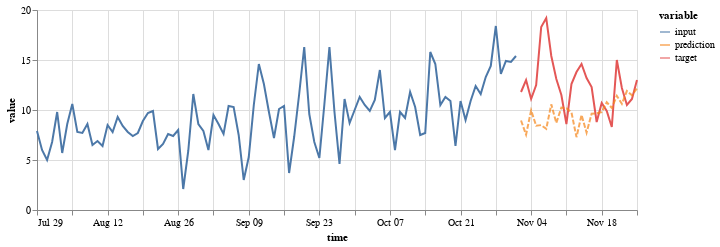

Here is the notebook cell this chart was saved with:
### Code cell
(on.Plot()
    .add(on.marks.line, input)
    .add(on.marks.line, target)
    .add(on.marks.line, prediction, type='dashed')
    .properties(width=600, height=200)
    .show()
)

### Figure 1 — Vega specification as saved in the notebook (floating-point values rounded to 4 significant figures)
{"$schema": "https://vega.github.io/schema/vega/v5.json", "data": [{"name": "source_0", "values": [{"time": "1990-07-29T00:00:00.000", "variable": "input", "value": 7.9}, {"time": "1990-07-30T00:00:00.000", "variable": "input", "value": 6.0}, {"time": "1990-07-31T00:00:00.000", "variable": "input", "value": 5.0}, {"time": "1990-08-01T00:00:00.000", "variable": "input", "value": 6.8}, {"time": "1990-08-02T00:00:00.000", "variable": "input", "value": 9.8}, {"time": "1990-08-03T00:00:00.000", "variable": "input", "value": 5.7}, {"time": "1990-08-04T00:00:00.000", "variable": "input", "value": 8.6}, {"time": "1990-08-05T00:00:00.000", "variable": "input", "value": 10.6}, {"time": "1990-08-06T00:00:00.000", "variable": "input", "value": 7.8}, {"time": "1990-08-07T00:00:00.000", "variable": "input", "value": 7.7}, {"time": "1990-08-08T00:00:00.000", "variable": "input", "value": 8.6}, {"time": "1990-08-09T00:00:00.000", "variable": "input", "value": 6.5}, {"time": "1990-08-10T00:00:00.000", "variable": "input", "value": 6.9}, {"time": "1990-08-11T00:00:00.000", "variable": "input", "value": 6.4}, {"time": "1990-08-12T00:00:00.000", "variable": "input", "value": 8.5}, {"time": "1990-08-13T00:00:00.000", "variable": "input", "value": 7.8}, {"time": "1990-08-14T00:00:00.000", "variable": "input", "value": 9.3}, {"time": "1990-08-15T00:00:00.000", "variable": "input", "value": 8.4}, {"time": "1990-08-16T00:00:00.000", "variable": "input", "value": 7.8}, {"time": "1990-08-17T00:00:00.000", "variable": "input", "value": 7.4}, {"time": "1990-08-18T00:00:00.000", "variable": "input", "value": 7.7}, {"time": "1990-08-19T00:00:00.000", "variable": "input", "value": 8.9}, {"time": "1990-08-20T00:00:00.000", "variable": "input", "value": 9.7}, {"time": "1990-08-21T00:00:00.000", "variable": "input", "value": 9.9}, {"time": "1990-08-22T00:00:00.000", "variable": "input", "value": 6.1}, {"time": "1990-08-23T00:00:00.000", "variable": "input", "value": 6.6}, {"time": "1990-08-24T00:00:00.000", "variable": "input", "value": 7.6}, {"time": "1990-08-25T00:00:00.000", "variable": "input", "value": 7.4}, {"time": "1990-08-26T00:00:00.000", "variable": "input", "value": 8.0}, {"time": "1990-08-27T00:00:00.000", "variable": "input", "value": 2.1}, {"time": "1990-08-28T00:00:00.000", "variable": "input", "value": 5.9}, {"time": "1990-08-29T00:00:00.000", "variable": "input", "value": 11.6}, {"time": "1990-08-30T00:00:00.000", "variable": "input", "value": 8.6}, {"time": "1990-08-31T00:00:00.000", "variable": "input", "value": 7.9}, {"time": "1990-09-01T00:00:00.000", "variable": "input", "value": 6.0}, {"time": "1990-09-02T00:00:00.000", "variable": "input", "value": 9.5}, {"time": "1990-09-03T00:00:00.000", "variable": "input", "value": 8.6}, {"time": "1990-09-04T00:00:00.000", "variable": "input", "value": 7.6}, {"time": "1990-09-05T00:00:00.000", "variable": "input", "value": 10.4}, {"time": "1990-09-06T00:00:00.000", "variable": "input", "value": 10.3}, {"time": "1990-09-07T00:00:00.000", "variable": "input", "value": 7.5}, {"time": "1990-09-08T00:00:00.000", "variable": "input", "value": 3.0}, {"time": "1990-09-09T00:00:00.000", "variable": "input", "value": 5.3}, {"time": "1990-09-10T00:00:00.000", "variable": "input", "value": 10.5}, {"time": "1990-09-11T00:00:00.000", "variable": "input", "value": 14.6}, {"time": "1990-09-12T00:00:00.000", "variable": "input", "value": 12.6}, {"time": "1990-09-13T00:00:00.000", "variable": "input", "value": 9.8}, {"time": "1990-09-14T00:00:00.000", "variable": "input", "value": 7.2}, {"time": "1990-09-15T00:00:00.000", "variable": "input", "value": 10.1}, {"time": "1990-09-16T00:00:00.000", "variable": "input", "value": 10.4}, {"time": "1990-09-17T00:00:00.000", "variable": "input", "value": 3.7}, {"time": "1990-09-18T00:00:00.000", "variable": "input", "value": 7.3}, {"time": "1990-09-19T00:00:00.000", "variable": "input", "value": 11.6}, {"time": "1990-09-20T00:00:00.000", "variable": "input", "value": 16.3}, {"time": "1990-09-21T00:00:00.000", "variable": "input", "value": 9.6}, {"time": "1990-09-22T00:00:00.000", "variable": "input", "value": 6.8}, {"time": "1990-09-23T00:00:00.000", "variable": "input", "value": 5.2}, {"time": "1990-09-24T00:00:00.000", "variable": "input", "value": 10.6}, {"time": "1990-09-25T00:00:00.000", "variable": "input", "value": 16.3}, {"time": "1990-09-26T00:00:00.000", "variable": "input", "value": 9.8}, {"time": "1990-09-27T00:00:00.000", "variable": "input", "value": 4.6}, {"time": "1990-09-28T00:00:00.000", "variable": "input", "value": 11.1}, {"time": "1990-09-29T00:00:00.000", "variable": "input", "value": 8.7}, {"time": "1990-09-30T00:00:00.000", "variable": "input", "value": 10.0}, {"time": "1990-10-01T00:00:00.000", "variable": "input", "value": 11.3}, {"time": "1990-10-02T00:00:00.000", "variable": "input", "value": 10.5}, {"time": "1990-10-03T00:00:00.000", "variable": "input", "value": 9.9}, {"time": "1990-10-04T00:00:00.000", "variable": "input", "value": 11.0}, {"time": "1990-10-05T00:00:00.000", "variable": "input", "value": 14.0}, {"time": "1990-10-06T00:00:00.000", "variable": "input", "value": 9.2}, {"time": "1990-10-07T00:00:00.000", "variable": "input", "value": 9.8}, {"time": "1990-10-08T00:00:00.000", "variable": "input", "value": 6.0}, {"time": "1990-10-09T00:00:00.000", "variable": "input", "value": 9.8}, {"time": "1990-10-10T00:00:00.000", "variable": "input", "value": 9.2}, {"time": "1990-10-11T00:00:00.000", "variable": "input", "value": 11.8}, {"time": "1990-10-12T00:00:00.000", "variable": "input", "value": 10.3}, {"time": "1990-10-13T00:00:00.000", "variable": "input", "value": 7.5}, {"time": "1990-10-14T00:00:00.000", "variable": "input", "value": 7.7}, {"time": "1990-10-15T00:00:00.000", "variable": "input", "value": 15.8}, {"time": "1990-10-16T00:00:00.000", "variable": "input", "value": 14.6}, {"time": "1990-10-17T00:00:00.000", "variable": "input", "value": 10.5}, {"time": "1990-10-18T00:00:00.000", "variable": "input", "value": 11.3}, {"time": "1990-10-19T00:00:00.000", "variable": "input", "value": 10.9}, {"time": "1990-10-20T00:00:00.000", "variable": "input", "value": 6.4}, {"time": "1990-10-21T00:00:00.000", "variable": "input", "value": 10.9}, {"time": "1990-10-22T00:00:00.000", "variable": "input", "value": 9.0}, {"time": "1990-10-23T00:00:00.000", "variable": "input", "value": 10.9}, {"time": "1990-10-24T00:00:00.000", "variable": "input", "value": 12.4}, {"time": "1990-10-25T00:00:00.000", "variable": "input", "value": 11.6}, {"time": "1990-10-26T00:00:00.000", "variable": "input", "value": 13.3}, {"time": "1990-10-27T00:00:00.000", "variable": "input", "value": 14.4}, {"time": "1990-10-28T00:00:00.000", "variable": "input", "value": 18.4}, {"time": "1990-10-29T00:00:00.000", "variable": "input", "value": 13.6}, {"time": "1990-10-30T00:00:00.000", "variable": "input", "value": 14.9}, {"time": "1990-10-31T00:00:00.000", "variable": "input", "value": 14.8}, {"time": "1990-11-01T00:00:00.000", "variable": "input", "value": 15.4}], "transform": [{"type": "formula", "expr": "toDate(datum['time'])", "as": "time"}]}, {"name": "source_1", "values": [{"time": "1990-11-02T00:00:00.000", "variable": "target", "value": 11.8}, {"time": "1990-11-03T00:00:00.000", "variable": "target", "value": 13.0}, {"time": "1990-11-04T00:00:00.000", "variable": "target", "value": 11.1}, {"time": "1990-11-05T00:00:00.000", "variable": "target", "value": 12.5}, {"time": "1990-11-06T00:00:00.000", "variable": "target", "value": 18.3}, {"time": "1990-11-07T00:00:00.000", "variable": "target", "value": 19.2}, {"time": "1990-11-08T00:00:00.000", "variable": "target", "value": 15.4}, {"time": "1990-11-09T00:00:00.000", "variable": "target", "value": 13.1}, {"time": "1990-11-10T00:00:00.000", "variable": "target", "value": 11.5}, {"time": "1990-11-11T00:00:00.000", "variable": "target", "value": 8.6}, {"time": "1990-11-12T00:00:00.000", "variable": "target", "value": 12.6}, {"time": "1990-11-13T00:00:00.000", "variable": "target", "value": 13.8}, {"time": "1990-11-14T00:00:00.000", "variable": "target", "value": 14.6}, {"time": "1990-11-15T00:00:00.000", "variable": "target", "value": 13.2}, {"time": "1990-11-16T00:00:00.000", "variable": "target", "value": 12.3}, {"time": "1990-11-17T00:00:00.000", "variable": "target", "value": 8.8}, {"time": "1990-11-18T00:00:00.000", "variable": "target", "value": 10.7}, {"time": "1990-11-19T00:00:00.000", "variable": "target", "value": 9.9}, {"time": "1990-11-20T00:00:00.000", "variable": "target", "value": 8.3}, {"time": "1990-11-21T00:00:00.000", "variable": "target", "value": 15.0}, {"time": "1990-11-22T00:00:00.000", "variable": "target", "value": 12.2}, {"time": "1990-11-23T00:00:00.000", "variable": "target", "value": 10.5}, {"time": "1990-11-24T00:00:00.000", "variable": "target", "value": 11.1}, {"time": "1990-11-25T00:00:00.000", "variable": "target", "value": 13.0}], "transform": [{"type": "formula", "expr": "toDate(datum['time'])", "as": "time"}]}, {"name": "source_2", "values": [{"time": "1990-11-02T00:00:00.000", "variable": "prediction", "value": 8.947}, {"time": "1990-11-03T00:00:00.000", "variable": "prediction", "value": 7.534}, {"time": "1990-11-04T00:00:00.000", "variable": "prediction", "value": 9.969}, {"time": "1990-11-05T00:00:00.000", "variable": "prediction", "value": 8.427}, {"time": "1990-11-06T00:00:00.000", "variable": "prediction", "value": 8.49}, {"time": "1990-11-07T00:00:00.000", "variable": "prediction", "value": 8.116}, {"time": "1990-11-08T00:00:00.000", "variable": "prediction", "value": 10.57}, {"time": "1990-11-09T00:00:00.000", "variable": "prediction", "value": 8.707}, {"time": "1990-11-10T00:00:00.000", "variable": "prediction", "value": 10.25}, {"time": "1990-11-11T00:00:00.000", "variable": "prediction", "value": 10.18}, {"time": "1990-11-12T00:00:00.000", "variable": "prediction", "value": 9.764}, {"time": "1990-11-13T00:00:00.000", "variable": "prediction", "value": 7.283}, {"time": "1990-11-14T00:00:00.000", "variable": "prediction", "value": 9.508}, {"time": "1990-11-15T00:00:00.000", "variable": "prediction", "value": 7.737}, {"time": "1990-11-16T00:00:00.000", "variable": "prediction", "value": 9.625}, {"time": "1990-11-17T00:00:00.000", "variable": "prediction", "value": 9.671}, {"time": "1990-11-18T00:00:00.000", "variable": "prediction", "value": 9.794}, {"time": "1990-11-19T00:00:00.000", "variable": "prediction", "value": 10.77}, {"time": "1990-11-20T00:00:00.000", "variable": "prediction", "value": 10.2}, {"time": "1990-11-21T00:00:00.000", "variable": "prediction", "value": 11.42}, {"time": "1990-11-22T00:00:00.000", "variable": "prediction", "value": 10.61}, {"time": "1990-11-23T00:00:00.000", "variable": "prediction", "value": 11.91}, {"time": "1990-11-24T00:00:00.000", "variable": "prediction", "value": 11.48}, {"time": "1990-11-25T00:00:00.000", "variable": "prediction", "value": 12.17}], "transform": [{"type": "formula", "expr": "toDate(datum['time'])", "as": "time"}]}, {"name": "source_0_color_domain_variable_0", "values": [{"variable": "input"}]}, {"name": "source_1_color_domain_variable_1", "values": [{"variable": "target"}]}, {"name": "source_2_color_domain_variable_2", "values": [{"variable": "prediction"}]}], "marks": [{"type": "group", "name": "layer_0_pathgroup", "from": {"facet": {"data": "source_0", "name": "faceted_path_layer_0_main", "groupby": ["variable"]}}, "encode": {"update": {"width": {"field": {"signal": null, "datum": null, "group": "width", "parent": null}}, "height": {"field": {"signal": null, "datum": null, "group": "height", "parent": null}}}}, "marks": [{"type": "line", "name": "layer_0_marks", "from": {"data": "faceted_path_layer_0_main"}, "sort": {"field": "x"}, "encode": {"update": {"x": {"field": "time", "scale": "x"}, "defined": {"signal": "isValid(datum[\"time\"]) && isFinite(+datum[\"time\"]) && isValid(datum[\"value\"]) && isFinite(+datum[\"value\"])"}, "stroke": {"field": "variable", "scale": "color"}, "y": {"field": "value", "scale": "y"}}}, "style": ["line"]}]}, {"type": "group", "name": "layer_1_pathgroup", "from": {"facet": {"data": "source_1", "name": "faceted_path_layer_1_main", "groupby": ["variable"]}}, "encode": {"update": {"height": {"field": {"signal": null, "datum": null, "group": "height", "parent": null}}, "width": {"field": {"signal": null, "datum": null, "group": "width", "parent": null}}}}, "marks": [{"type": "line", "name": "layer_1_marks", "from": {"data": "faceted_path_layer_1_main"}, "sort": {"field": "x"}, "encode": {"update": {"defined": {"signal": "isValid(datum[\"time\"]) && isFinite(+datum[\"time\"]) && isValid(datum[\"value\"]) && isFinite(+datum[\"value\"])"}, "x": {"field": "time", "scale": "x"}, "y": {"field": "value", "scale": "y"}, "stroke": {"field": "variable", "scale": "color"}}}, "style": ["line"]}]}, {"type": "group", "name": "layer_2_pathgroup", "from": {"facet": {"data": "source_2", "name": "faceted_path_layer_2_main", "groupby": ["variable"]}}, "encode": {"update": {"height": {"field": {"signal": null, "datum": null, "group": "height", "parent": null}}, "width": {"field": {"signal": null, "datum": null, "group": "width", "parent": null}}}}, "marks": [{"type": "line", "name": "layer_2_marks", "from": {"data": "faceted_path_layer_2_main"}, "sort": {"field": "x"}, "encode": {"update": {"defined": {"signal": "isValid(datum[\"time\"]) && isFinite(+datum[\"time\"]) && isValid(datum[\"value\"]) && isFinite(+datum[\"value\"])"}, "stroke": {"field": "variable", "scale": "color"}, "opacity": {"value": 0.7}, "x": {"field": "time", "scale": "x"}, "strokeDash": {"value": [5, 2]}, "y": {"field": "value", "scale": "y"}}}, "style": ["line"]}]}], "scales": [{"name": "x", "type": "time", "domain": {"fields": [{"data": "source_0", "field": "time"}, {"data": "source_1", "field": "time"}, {"data": "source_2", "field": "time"}]}, "range": [0, {"signal": "width"}]}, {"name": "y", "type": "linear", "domain": {"fields": [{"data": "source_0", "field": "value"}, {"data": "source_1", "field": "value"}, {"data": "source_2", "field": "value"}]}, "range": [{"signal": "height"}, 0], "zero": true, "nice": true}, {"name": "color", "type": "ordinal", "domain": {"fields": [{"data": "source_0_color_domain_variable_0", "field": "variable"}, {"data": "source_1_color_domain_variable_1", "field": "variable"}, {"data": "source_2_color_domain_variable_2", "field": "variable"}], "sort": true}, "range": "category"}], "axes": [{"scale": "x", "domain": false, "orient": "bottom", "maxExtent": 0, "gridScale": "y", "aria": false, "tickCount": {"signal": "ceil(width/40)"}, "grid": true, "labels": false, "minExtent": 0, "zindex": 0, "ticks": false}, {"scale": "y", "grid": true, "gridScale": "x", "tickCount": {"signal": "ceil(height/40)"}, "aria": false, "minExtent": 0, "domain": false, "maxExtent": 0, "labels": false, "ticks": false, "orient": "left", "zindex": 0}, {"scale": "x", "labelOverlap": true, "title": "time", "orient": "bottom", "labelFlush": true, "tickCount": {"signal": "ceil(width/40)"}, "zindex": 0, "grid": false}, {"scale": "y", "labelOverlap": true, "tickCount": {"signal": "ceil(height/40)"}, "title": "value", "orient": "left", "grid": false, "zindex": 0}], "width": 600, "style": "cell", "height": 200, "background": "white", "padding": 5, "legends": [{"stroke": "color", "symbolType": "stroke", "title": "variable", "encode": {"symbols": {"update": {"opacity": {"value": 0.7}}}}}]}
